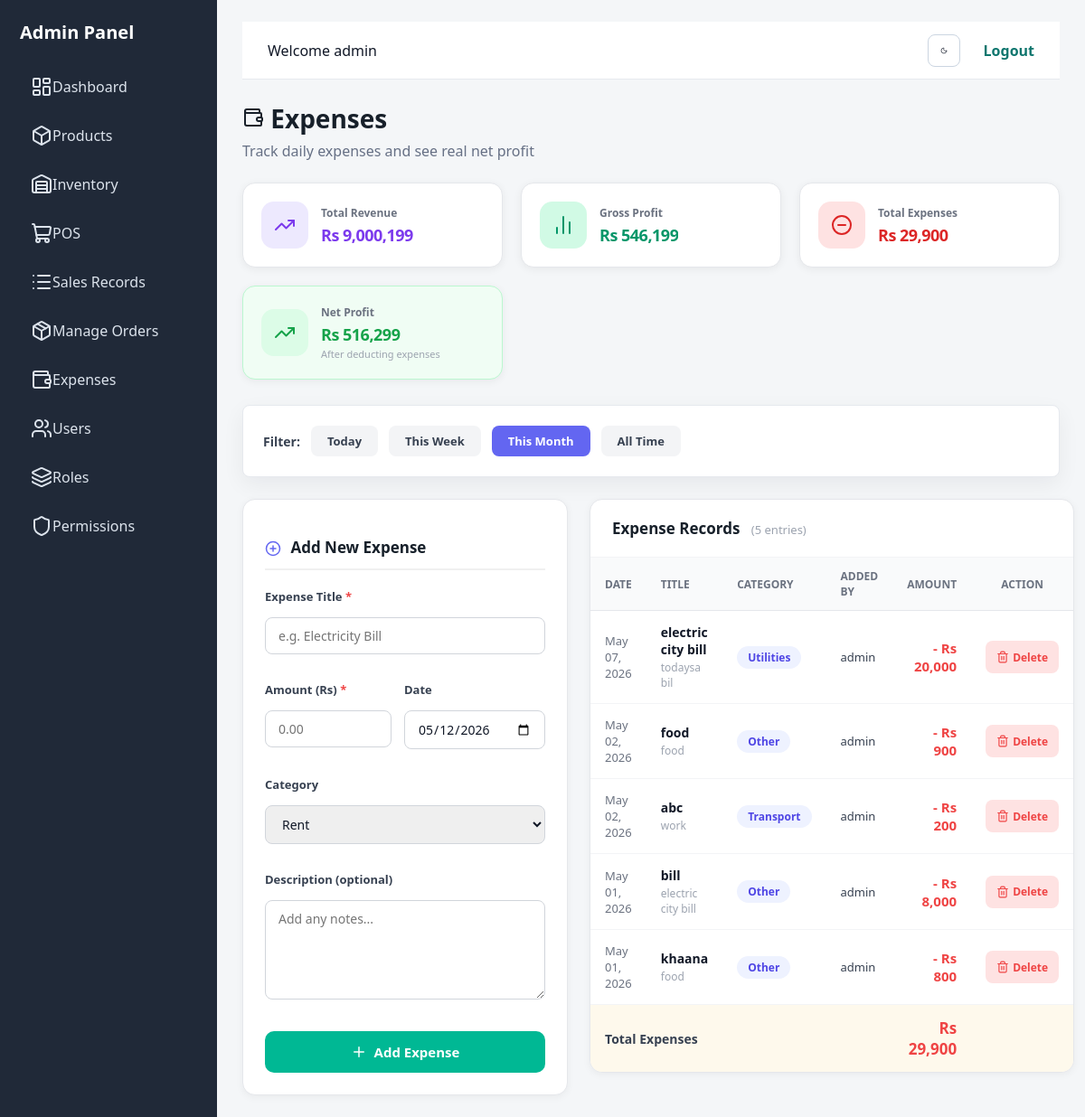
Screenshot of /expenses/?date=month (signed in) with the database file from the repository.
### accounts/models.py (models this page shows, shortened)
class Expense(models.Model):
    CATEGORY_CHOICES = [
        ('rent', 'Rent'),
        ('utilities', 'Utilities'),
        ('salary', 'Salary'),
        ('supplies', 'Supplies'),
        ('transport', 'Transport'),
        ('maintenance', 'Maintenance'),
        ('marketing', 'Marketing'),
        ('other', 'Other'),
    ]
    title = models.CharField(max_length=200)
    amount = models.DecimalField(max_digits=12, decimal_places=2)
    category = models.CharField(max_length=50, choices=CATEGORY_CHOICES, default='other')
    description = models.TextField(blank=True, null=True)
    date = models.DateField(default=timezone.now)
    created_at = models.DateTimeField(auto_now_add=True)
    created_by = models.ForeignKey(User, on_delete=models.SET_NULL, null=True)
    class Meta:
        ordering = ['-date', '-created_at']

### accounts/views.py (the view)
# urls.py: path('expenses/', views.expenses_page, name='expenses'),
@login_required
def expenses_page(request):
    from django.db.models import Sum
    from datetime import timedelta
    date_filter = request.GET.get('date', 'today')
    today = timezone.localdate()
    if date_filter == 'today':
        expenses = Expense.objects.filter(date=today)
    elif date_filter == 'week':
        start = today - timedelta(days=today.weekday())
        expenses = Expense.objects.filter(date__gte=start)
    elif date_filter == 'month':
        expenses = Expense.objects.filter(date__year=today.year, date__month=today.month)
    else:
        expenses = Expense.objects.all()
    total_expenses = expenses.aggregate(total=Sum('amount'))['total'] or 0
    if date_filter == 'today':
        invoices_qs = Invoice.objects.filter(created_at__date=today)
    elif date_filter == 'week':
        start = today - timedelta(days=today.weekday())
        invoices_qs = Invoice.objects.filter(created_at__date__gte=start)
    elif date_filter == 'month':
        invoices_qs = Invoice.objects.filter(created_at__year=today.year, created_at__month=today.month)
    else:
        invoices_qs = Invoice.objects.all()
    gross_profit = invoices_qs.aggregate(total=Sum('total_profit'))['total'] or 0
    total_revenue = invoices_qs.aggregate(total=Sum('total_amount'))['total'] or 0
    net_profit = gross_profit - total_expenses
    context = {
        'expenses': expenses,
        'total_expenses': total_expenses,
        'gross_profit': gross_profit,
        'total_revenue': total_revenue,
        'net_profit': net_profit,
        'date_filter': date_filter,
        'expense_categories': Expense.CATEGORY_CHOICES,
        'filter_options': [
            ('today', 'Today'),
            ('week', 'This Week'),
            ('month', 'This Month'),
            ('all', 'All Time'),
        ],
    }
    return render(request, 'expenses.html', base_context(request, context))

### accounts/views.py (called while the page is built)
def is_admin(user):
    return user.is_authenticated and (user.is_superuser or has_role(user, ROLE_ADMIN))

def base_context(request, extra=None):
    context = {
        'can_manage_users': is_admin(request.user),
    }
    if extra:
        context.update(extra)
    return context

### accounts/templates/expenses.html (shortened to what this page needs)
{% extends 'base.html' %}
{% load humanize %}
{% block content %}
<section class="page-header">
    <div>
        <h1><i data-lucide="wallet"></i> Expenses</h1>
        <p>Track daily expenses and see real net profit</p>
    </div>
</section>
<div class="expense-stats">
    <div class="stat-card revenue">
        <div class="stat-icon"><i data-lucide="trending-up"></i></div>
        <div class="stat-body">
            <div class="stat-label">Total Revenue</div>
            <div class="stat-value">Rs {{ total_revenue|floatformat:0|intcomma }}</div>
        </div>
    </div>
    <div class="stat-card profit">
        <div class="stat-icon"><i data-lucide="bar-chart-2"></i></div>
        <div class="stat-body">
            <div class="stat-label">Gross Profit</div>
            <div class="stat-value">Rs {{ gross_profit|floatformat:0|intcomma }}</div>
        </div>
    </div>
    <div class="stat-card expenses-card">
        <div class="stat-icon"><i data-lucide="minus-circle"></i></div>
        <div class="stat-body">
            <div class="stat-label">Total Expenses</div>
            <div class="stat-value">Rs {{ total_expenses|floatformat:0|intcomma }}</div>
        </div>
    </div>
    <div class="stat-card net {% if net_profit >= 0 %}net-pos{% else %}net-neg{% endif %}">
        <div class="stat-icon"><i data-lucide="{% if net_profit >= 0 %}trending-up{% else %}trending-down{% endif %}"></i></div>
        <div class="stat-body">
            <div class="stat-label">Net Profit</div>
            <div class="stat-value">Rs {{ net_profit|floatformat:0|intcomma }}</div>
            <div class="stat-sub">After deducting expenses</div>
        </div>
    </div>
</div>
<div class="panel" style="margin-bottom: 24px;">
    <form method="GET" style="display: flex; gap: 12px; align-items: center; flex-wrap: wrap;">
        <span style="font-weight: 600; font-size: 14px; color: #374151;">Filter:</span>
        {% for val, label in filter_options %}
        <a href="?date={{ val }}"
           style="padding: 8px 18px; border-radius: 8px; font-size: 13px; font-weight: 600; text-decoration: none;
                  background: {% if date_filter == val %}#6366f1{% else %}#f3f4f6{% endif %};
                  color: {% if date_filter == val %}white{% else %}#374151{% endif %};">
            {{ label }}
        </a>
        {% endfor %}
    </form>
</div>
<div class="expense-layout">
    <div class="expense-form-card">
        <h3 style="font-size: 17px; font-weight: 700; margin-bottom: 20px; padding-bottom: 12px; border-bottom: 2px solid #f0f0f0;">
            <i data-lucide="plus-circle" style="width:18px;height:18px;vertical-align:middle;margin-right:6px;color:#6366f1;"></i>
            Add New Expense
        </h3>
        <form method="POST" action="{% url 'add_expense' %}">
            <div class="exp-form-group">
                <label class="exp-label">Expense Title <span style="color:#ef4444;">*</span></label>
                <input type="text" name="title" class="exp-input" placeholder="e.g. Electricity Bill" required>
            </div>
            <div style="display: grid; grid-template-columns: 1fr 1fr; gap: 14px;">
                <div class="exp-form-group">
                    <label class="exp-label">Amount (Rs) <span style="color:#ef4444;">*</span></label>
                    <input type="number" name="amount" class="exp-input" placeholder="0.00" step="0.01" min="0.01" required>
                </div>
                <div class="exp-form-group">
                    <label class="exp-label">Date</label>
                    <input type="date" name="date" class="exp-input" value="{% now 'Y-m-d' %}">
                </div>
            </div>
            <div class="exp-form-group">
                <label class="exp-label">Category</label>
                <select name="category" class="exp-input">
                    {% for val, label in expense_categories %}
                    <option value="{{ val }}">{{ label }}</option>
                    {% endfor %}
                </select>
            </div>
            <div class="exp-form-group">
                <label class="exp-label">Description (optional)</label>
                <textarea name="description" class="exp-input" rows="2" placeholder="Add any notes..."></textarea>
            </div>
            <button type="submit" class="btn btn-primary" style="width:100%;justify-content:center;padding:13px;font-size:15px;border-radius:10px;display:flex;align-items:center;gap:8px;border:none;cursor:pointer;">
                <i data-lucide="plus" style="width:18px;height:18px;"></i> Add Expense
            </button>
        </form>
    </div>
    <div>
        <div style="background:white;border-radius:14px;border:1px solid #e5e7eb;overflow:hidden;box-shadow:0 2px 8px rgba(0,0,0,0.05);">
            <div style="padding: 20px 24px; border-bottom: 1px solid #f3f4f6; display: flex; align-items: center; justify-content: space-between;">
                <h3 style="font-size:17px;font-weight:700;margin:0;">
                    Expense Records
                    <span style="font-size:13px;font-weight:500;color:#9ca3af;margin-left:8px;">({{ expenses|length }} entries)</span>
                </h3>
            </div>
            {% if expenses %}
            <table style="width:100%;border-collapse:collapse;">
                <thead>
                    <tr style="background:#f9fafb;">
                        <th style="padding:12px 16px;text-align:left;font-size:12px;color:#6b7280;font-weight:700;text-transform:uppercase;border-bottom:1px solid #e5e7eb;">Date</th>
                        <th style="padding:12px 16px;text-align:left;font-size:12px;color:#6b7280;font-weight:700;text-transform:uppercase;border-bottom:1px solid #e5e7eb;">Title</th>
                        <th style="padding:12px 16px;text-align:left;font-size:12px;color:#6b7280;font-weight:700;text-transform:uppercase;border-bottom:1px solid #e5e7eb;">Category</th>
                        <th style="padding:12px 16px;text-align:left;font-size:12px;color:#6b7280;font-weight:700;text-transform:uppercase;border-bottom:1px solid #e5e7eb;">Added By</th>
                        <th style="padding:12px 16px;text-align:right;font-size:12px;color:#6b7280;font-weight:700;text-transform:uppercase;border-bottom:1px solid #e5e7eb;">Amount</th>
                        <th style="padding:12px 16px;text-align:center;font-size:12px;color:#6b7280;font-weight:700;text-transform:uppercase;border-bottom:1px solid #e5e7eb;">Action</th>
                    </tr>
                </thead>
                <tbody>
                    {% for expense in expenses %}
                    <tr style="border-bottom:1px solid #f3f4f6;transition:background 0.15s;" onmouseover="this.style.background='#fafafa'" onmouseout="this.style.background='white'">
                        <td style="padding:14px 16px;font-size:13px;color:#6b7280;">{{ expense.date|date:"M d, Y" }}</td>
                        <td style="padding:14px 16px;">
                            <div style="font-weight:600;font-size:14px;color:#111827;">{{ expense.title }}</div>
                            {% if expense.description %}
                            <div style="font-size:12px;color:#9ca3af;margin-top:2px;">{{ expense.description|truncatechars:50 }}</div>
                            {% endif %}
                        </td>
                        <td style="padding:14px 16px;">
                            <span style="display:inline-block;padding:4px 12px;border-radius:20px;font-size:12px;font-weight:600;background:#eef2ff;color:#4f46e5;">
                                {{ expense.get_category_display }}
                            </span>
                        </td>
                        <td style="padding:14px 16px;font-size:13px;color:#374151;">{{ expense.created_by.username|default:"—" }}</td>
                        <td style="padding:14px 16px;text-align:right;font-size:15px;font-weight:700;color:#ef4444;">
                            - Rs {{ expense.amount|floatformat:0|intcomma }}
                        </td>
                        <td style="padding:14px 16px;text-align:center;">
                            <form method="POST" action="{% url 'delete_expense' expense.id %}" onsubmit="return confirm('Delete this expense?');" style="display:inline;">
                                <button type="submit" style="background:#fee2e2;border:none;color:#ef4444;padding:6px 12px;border-radius:8px;cursor:pointer;font-size:12px;font-weight:600;display:inline-flex;align-items:center;gap:4px;">
                                    <i data-lucide="trash-2" style="width:14px;height:14px;"></i> Delete
                                </button>
                            </form>
                        </td>
                    </tr>
                    {% endfor %}
                </tbody>
                <tfoot>
                    <tr style="background:#fef9ec;">
                        <td colspan="4" style="padding:14px 16px;font-weight:700;font-size:14px;color:#374151;">Total Expenses</td>
                        <td style="padding:14px 16px;text-align:right;font-size:17px;font-weight:800;color:#ef4444;">Rs {{ total_expenses|floatformat:0|intcomma }}</td>
                        <td></td>
                    </tr>
                </tfoot>
            </table>
            {% endif %}
        </div>
    </div>
</div>
{% endblock %}

### accounts/templates/base.html (shortened to what this page needs)
{% load static %}
<!DOCTYPE html>
<html>
<head>
    <link rel="stylesheet" href="{% static 'css/style.css' %}?v=7">
</head>
<body>
<div class="layout">
    <div class="sidebar">
        <h2>Admin Panel</h2>
        <a href="{% url 'dashboard' %}"><i data-lucide="layout-dashboard"></i>Dashboard</a>
        <a href="{% url 'product_list' %}"><i data-lucide="box"></i>Products</a>
        {% if perms.accounts.view_stock %}
<a href="{% url 'inventory' %}">
    <i data-lucide="warehouse"></i> Inventory
</a>
{% endif %}
{% if perms.accounts.view_sales %}
<a href="{% url 'sales' %}">
    <i data-lucide="shopping-cart"></i> POS
</a>
        <a href="{% url 'sales_records' %}">
            <i data-lucide="list"></i> Sales Records
        </a>
        <a href="{% url 'orders_dashboard' %}">
            <i data-lucide="package"></i> Manage Orders
        </a>
<a href="{% url 'expenses' %}">
    <i data-lucide="wallet"></i> Expenses
</a>
{% endif %}
        {% if can_manage_users %}
            <a href="{% url 'user_list' %}"><i data-lucide="users"></i>Users</a>
            <a href="{% url 'role_list' %}"><i data-lucide="layers"></i>Roles</a>
            <a href="{% url 'permission_list' %}"><i data-lucide="shield"></i>Permissions</a>
        {% endif %}
    </div>
     <div class="main">
   <div class="topbar">
    <div class="left">
        Welcome {{ user.username }}
    </div>
    <div class="right">
        <button id="themeToggle" class="theme-toggle">
            <i id="themeIcon" data-lucide="moon"></i>
        </button>
        <a href="{% url 'logout' %}">Logout</a>
    </div>
</div>
        {% block content %}{% endblock %}
    </div>
</div>
</body>
</html>

### accounts/static/css/style.css (style rules this page uses)
* { box-sizing: border-box; }
body { margin: 0; background: #f4f6f8; color: #17202a; font-family: "Segoe UI", Tahoma, sans-serif; }
a { color: inherit; }
.layout { display: flex; min-height: 100vh; }
.sidebar { width: 240px; background: #202938; color: #fff; padding: 22px; }
.sidebar h2 { margin: 0 0 24px; font-size: 20px; }
.sidebar a { display: flex; align-items: center; padding: 11px 12px; color: #dce3ec; text-decoration: none; border-radius: 7px; margin-bottom: 8px; }
.main { flex: 1; min-width: 0; }
.topbar { height: 64px; background: white; padding: 0 28px; display: flex; justify-content: space-between; align-items: center; border-bottom: 1px solid #e6e9ee; }
.topbar a { color: #0f766e; font-weight: 600; text-decoration: none; }
.main > * { margin: 24px 28px; }
.page-header { display: flex; justify-content: space-between; align-items: flex-end; }
.page-header h1 { margin: 0; font-size: 28px; }
.page-header p { margin: 6px 0 0; color: #667085; }
.panel, .card { background: #fff; border: 1px solid #e6e9ee; border-radius: 8px; padding: 22px; box-shadow: 0 8px 24px rgba(16, 24, 40, 0.06); }
.stat-card { background: #fff; border: 1px solid #e6e9ee; border-radius: 8px; padding: 24px; }
.btn { display: inline-flex; align-items: center; justify-content: center; min-height: 40px; padding: 10px 15px; background: #00b894; color: white; border-radius: 8px; text-decoration: none; font-weight: 700; }
.button, button { display: inline-flex; align-items: center; justify-content: center; min-height: 36px; padding: 8px 13px; border: 0; border-radius: 7px; background: #0f766e; color: #fff; font: inherit; font-weight: 600; text-decoration: none; cursor: pointer; }
input, textarea, select { width: 100%; padding: 10px 12px; margin: 8px 0 16px; border: 1px solid #cfd6df; border-radius: 7px; font: inherit; }
textarea { min-height: 110px; resize: vertical; }
.theme-toggle { width: 36px; height: 36px; border-radius: 8px; border: 1px solid #cbd5e1; background: #ffffff; display: flex; align-items: center; justify-content: center; cursor: pointer; margin-right: 10px; transition: all 0.2s ease; }
.topbar { background: #ffffff; color: #111827; }
.topbar .left { font-weight: 500; }
.theme-toggle svg { stroke: #111827 !important; }
.topbar .right { display: flex; align-items: center; gap: 16px; }

### rows the page displays
Expense: date "May 07, 2026", title "electric city bill", description "todaysa bil", category "Utilities", created_by.username "admin", amount "20,000"
Expense: date "May 02, 2026", title "food", description "food", category "Other", created_by.username "admin", amount "900"
Expense: date "May 02, 2026", title "abc", description "work", category "Transport", created_by.username "admin", amount "200"
Expense: date "May 01, 2026", title "bill", description "electric city bill", category "Other", created_by.username "admin", amount "8,000"
Expense: date "May 01, 2026", title "khaana", description "food", category "Other", created_by.username "admin", amount "800"

### other values shown
{{ user.username }} "admin"
{{ total_revenue|floatformat:0|intcomma }} "9,000,199"
{{ gross_profit|floatformat:0|intcomma }} "546,199"
{{ total_expenses|floatformat:0|intcomma }} "29,900"
{{ net_profit|floatformat:0|intcomma }} "516,299"
{{ label }} "Today" "This Week" "This Month" "All Time"
{{ expenses|length }} "5"
form field category "Rent"
